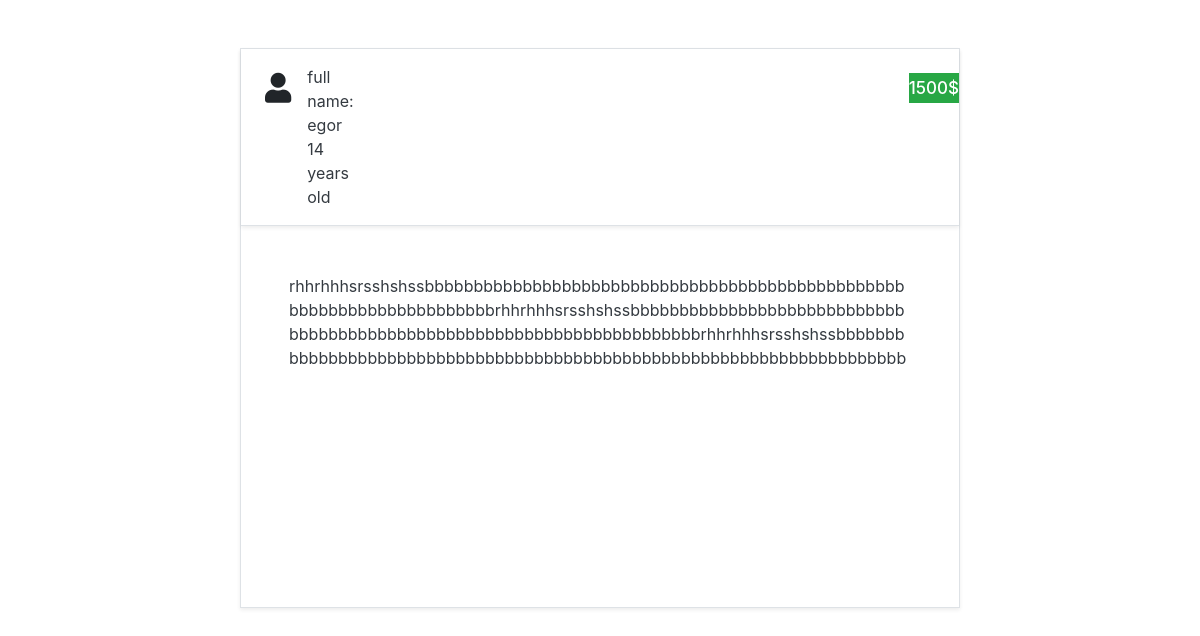
Screenshot of /ad2 with the database file from the repository.
### main/models.py (models this page shows)
class Ad(models.Model):
    name = models.CharField(max_length=20, null=True)
    price = models.CharField(max_length=10, null=True)
    text = models.TextField()
    publication_data = models.DateTimeField()
    user = models.ForeignKey('User', on_delete=models.SET_DEFAULT, default='Deleted')
    ad = models.Manager()

class User(models.Model):
    full_name = models.CharField(max_length=50)
    password = models.CharField(max_length=36, default='1111')
    email = models.EmailField(null=True)
    age = models.IntegerField()
    rating = models.IntegerField(default=0)
    vip_status = models.BooleanField(default=False)
    photo = models.ImageField(null=True, upload_to='./ad/templates/ad/')
    user = models.Manager()

### ad/views.py (the view)
# urls.py: path('', AdView.as_view(), name='index')
class AdView(DetailView):
    model = Ad
    template_name = 'ad/index.html'
    def get_context_data(self, **kwargs):
        all_ad = Ad.ad.get(pk=self.kwargs['pk'])
        context = {'ad': all_ad}
        return context

### ad/templates/ad/index.html (shortened to what this page needs)
  <link rel="stylesheet" href="https://maxcdn.bootstrapcdn.com/bootstrap/4.4.1/css/bootstrap.min.css">
  <link rel="stylesheet" href="https://use.fontawesome.com/releases/v5.7.0/css/all.css">
  <div class="container border shadow-sm mt-5 p-0" style="height: 70%; width: 60%">
        <div class="container-fluid border-bottom shadow-sm p-0 d-flex flex-row">
                  <i class="fas fa-user mt-4 ml-4" style="font-size: 30px"></i>
            <div class="text-dark m-3 d-flex flex-column">
            <p class="text-dark m-0">full name: {{ad.user.full_name}}</p>
            <p class="text-dark m-0">{{ad.user.age}} years old</p>
            </div>
                <h5 class="text-white bg-success d-flex justify-content-center align-items-center mb-3 mt-4" style="width: 70px; height: 30px; font-size: 17px; margin-left: 530px">{{ad.price}}</h5>
        </div>
      <p class="text-dark m-5 d-flex flex-column" style="height: 100%; word-break: break-word">{{ad.text}}</p>
  </div>

### rows the page displays
Ad: user.full_name "egor", user.age "14", price "1500$", text "rhhrhhhsrsshshssbbbbbbbbbbbbbbbbbbbbbbbbbbbbbbbbbbbbbbbbbbbbbbbbbbbbbbbbbbbbbbbbbbbbbbrhhrhhhsrsshshssbbbbbbbbbbbbbbbbbbbbbbbbbbbbbbbbbbbbbbbbbbbbbbbbbbbbbbbbbbbbbbbbbbbbbbrhhrhhhsrsshshssbbbbbbbbbbbbbbbbbbbbbbbbbbbbbbbbbbbbbbbbbbbbbbbbbbbbbbbbbbbbbbbbbbbbbb"
